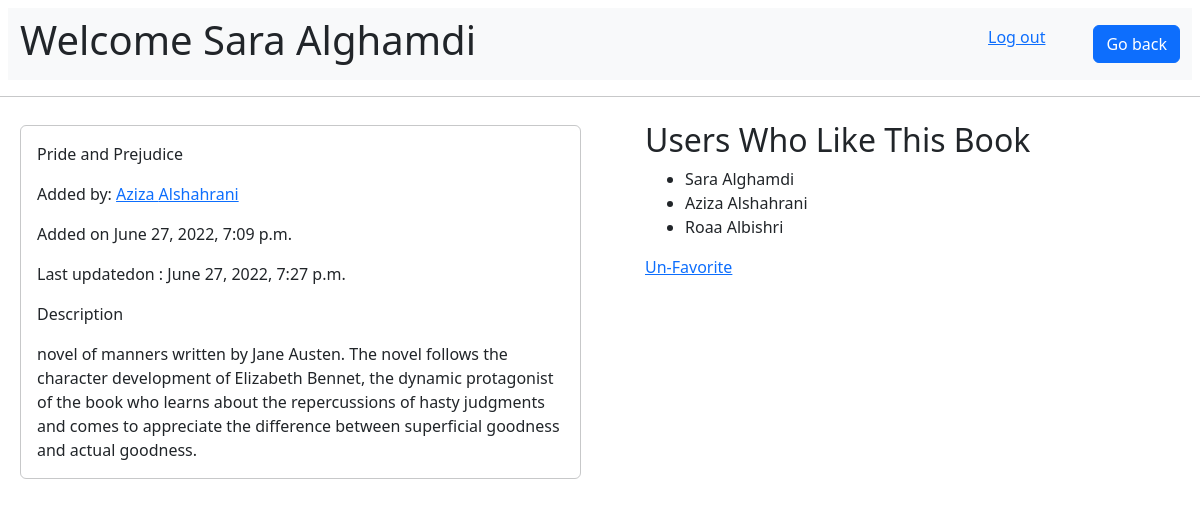
/books/16 (signed in), run on the app's committed database.
### main/models.py (models this page shows)
class Users(models.Model):
    fname = models.CharField(max_length=255)
    lname = models.CharField(max_length=255)
    email= models.EmailField(max_length=255)
    password = models.CharField(max_length=255)
    createdAt =models.DateTimeField(auto_now_add = True)
    updatedAt = models.DateTimeField(auto_now= True)
    objects = UserManager()

class Books(models.Model):
    title=models.CharField(max_length=55)
    desc=models.TextField()
    uplodedBy =models.ForeignKey(Users, related_name="books_uploaded", on_delete = models.CASCADE)
    userLikes = models.ManyToManyField(Users, related_name="liked_books")
    createdAt =models.DateTimeField(auto_now_add = True)
    updatedAt = models.DateTimeField(auto_now= True)
    objects = BookManager()

### main/views.py (the view)
# urls.py: path('books/<int:_id>', views.bookPage),
def bookPage(request, _id):
    if not 'currntUser' in request.session:
        return redirect('/')
    context = {
        "user": Users.objects.get(id=request.session['currntUser']),
        "book": Books.objects.get(id=_id)
    }
    return render(request, 'Bookdetails.html', context)

### main/templates/Bookdetails.html (shortened to what this page needs)
<!DOCTYPE html>
<html lang="en">
<head>
    {% load static %}
    <link rel="stylesheet" href="{% static 'css/bootstrap.rtl.min.css' %}">
</head>
<body>
    <div>
        <nav class="navbar navbar-expand-lg m-2 bg-light">
            <div class="container-fluid">
                <h1>Welcome {{user.fname}} {{user.lname}}</h1>
                <div class="nav justify-content-end">
                    <a   class="ms-5" href="/logout">Log out</a>
                    <a class="btn btn-primary" href="/books" role="button">Go back</a>
                </div>
            </div>
        </nav>
        <hr>
        <div class="row m-2 p-2">
            <div class="col m-1 p-3 border-opacity-25 rounded border border-dark " >
                <form action="/update/{{book.id}}" method="post">
                {%if user.id == book.uplodedBy.id %}
                <input class=" p-2  form-control " type="text" name="title" value="{{book.title}}" >
                {%else%}
                    <p>{{book.title}}</p>
                    {% endif %}
                    <p>
                        Added by: <a href="#"> {{book.uplodedBy.fname}} {{book.uplodedBy.lname}} </a>
                    </p>
                <p>
                    Added on {{book.createdAt}}
                </p>
                <p>
                    Last updatedon : {{book.updatedAt}}
                </p>
                <div>
                    <p>Description</p>
                    {% if user.id == book.uplodedBy.id%}
                    <textarea class=" p-2  form-control " name="desc" cols="30" rows="10">{{book.desc}}</textarea>
                    <button type="submit" class="btn btn-primary m-3">Update</button>
                    <a class="btn btn-primary m-3" href="/del/{{book.id}}">delete</a>
                    {%else%}
                    {{book.desc}}
                    {%endif%}
                </div>
                </form>
            </div>
            <div class="col me-5">
                    <h2>Users Who Like This Book</h2>
                    <ul>
                        {% for user in book.userLikes.all %}
                        <li>
                            {{user.fname}} {{user.lname}}
                        </li>
                        {% endfor %}
                        </ul>
                        {% if user in book.userLikes.all %}
                        <a href="/bookUnliked/{{book.id}}">Un-Favorite</a>
                        {% else %}
                            <a href="/bookLiked/{{book.id}}">Add to Favorites</a>
                        {% endif %}
            </div>
        </div>
    </div>
</body>
</html>

### data on the page
Users: fname "Sara", lname "Alghamdi"
Books: title "Pride and Prejudice", uplodedBy.fname "Aziza", uplodedBy.lname "Alshahrani", createdAt "June 27, 2022, 7:09 p.m.", updatedAt "June 27, 2022, 7:27 p.m.", desc "novel of manners written by Jane Austen. The novel follows the character development of Elizabeth Bennet, the dynamic protagonist of the book who learns about the repercussions of hasty judgments and comes to appreciate the difference between superficial goodness and actual goodness."
Users: fname "Aziza", lname "Alshahrani"
Users: fname "Roaa", lname "Albishri"
